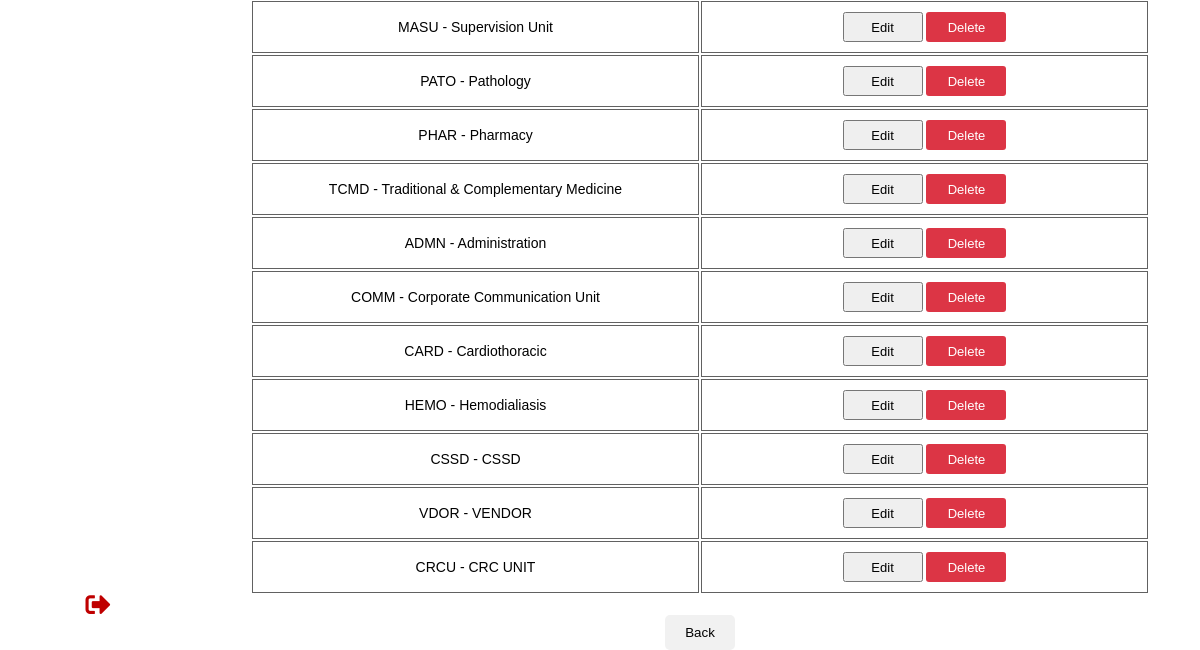
The page /Main/departmentPage.php (lower part) on the database as committed earlier.
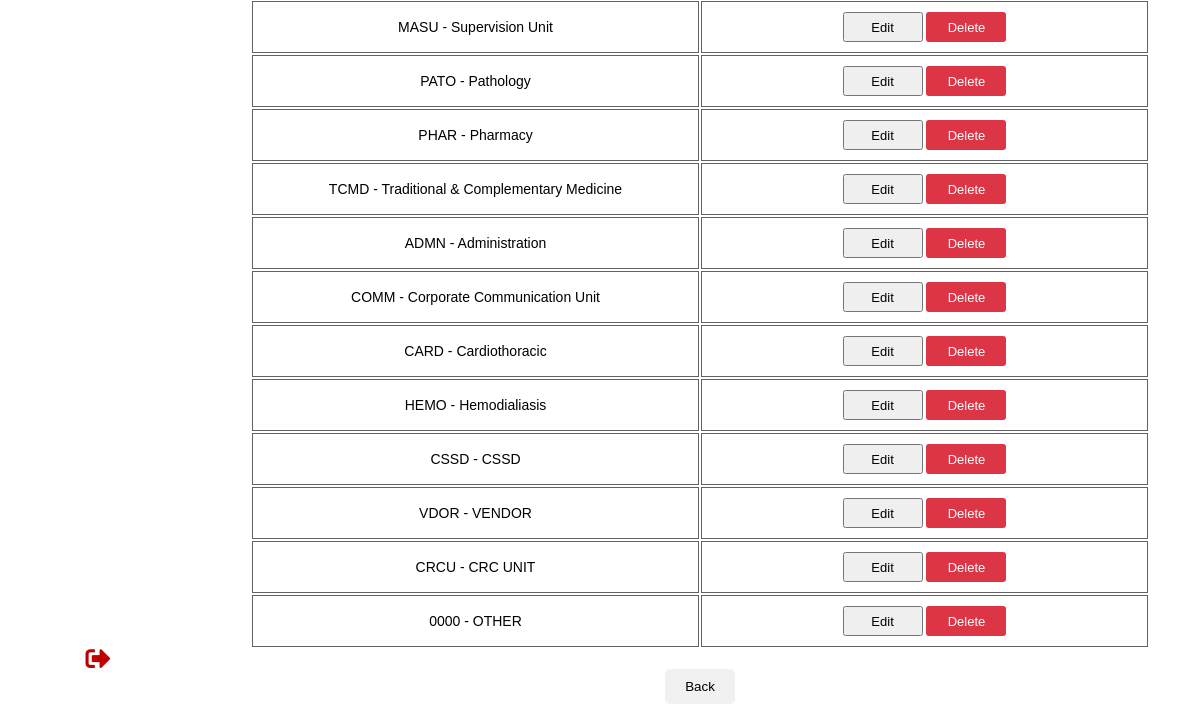
The same page on the database as committed later.
### tables this page shows
CREATE TABLE department (
	department_ID INT NOT NULL AUTO_INCREMENT,
	department_Name VARCHAR (100),
	PRIMARY KEY (department_ID)
);

### Main/departmentPage.php (the view, shortened to what this page needs)
<?php
	include "../iconTab.php";
	include "../sideNav.php";
	include "../connect.php";
?>
<!DOCTYPE html>
<html>
	<body>
		<div class="background"><br><br>
			<center>
				<table id="staff" class="myTable">
			<center>
				<?php
					$sql = "select * from department";
					$result = mysqli_query($connect,$sql);
					if(mysqli_num_rows($result) > 0)
					{
						foreach($result as $row) {
							$dID = $row['department_ID'];
							$dName = $row['department_Name'];
							echo"<tr style='color:black; font-family: Arial, Helvetica, sans-serif;'>";
							echo"<td>$dName</td>";
							echo"<td><input class='custom-button' type='button' onclick='location.href=\"departmentEdit.php?id=$dID\"' value='Edit'> ";
							echo"<input class='delete-button' type='button' onclick='delFunction(\"$dID\")' value='Delete'></td>";
							echo"</tr>";
						}
					}
				?>
			</center>
				</table>
			</center>
		</div>
	</body>
	<div class="button-container">
		<input class="back-button" name="cancel" type="button" value="Back" onclick ='location.href="managePage.php"'>
    </div>
</html>

### iconTab.php (shortened to what this page needs)
<head>
</head>

### sideNav.php (shortened to what this page needs)
<!DOCTYPE html>
<html>
	<head>
		<link rel="stylesheet" href="https://cdnjs.cloudflare.com/ajax/libs/font-awesome/5.15.3/css/all.min.css">
	</head>
	<body>
		<div class="side-nav">
			<br>
			<div class="log-out">
				<a href="../logoutFunction.php"><i class="fas fa-sign-out-alt logout-icon"></i></a>
			</div>
		</div>
	</body>
</html>

### sideNav.php (style rules this page uses)
.side-nav { height: 100%; width: 180px; position: fixed; z-index: 1; top: 0; left: 0; background-color: #fff; overflow-x: hidden; padding-top: 20px; }
.side-nav a { padding: 13px 8px 13px 16px; text-decoration: none; font-size: 15px; font-family: "Helvetica"; color: #000; display: block; position: relative; font-weight: bold; }
.log-out { bottom:10; position: absolute; margin-bottom: 20px; transform: translate(60%, -20%); }
.logout-icon { font-size: 25px; color: #bf0000; padding-left: 25px; }

### Main/departmentPage.php (style rules this page uses)
body { background-image: url("../Images/7.jpg"); background-size: cover; background-position: center; height: 760px; position: relative; margin: 0; margin-left: 200px; }
.myTable { table-layout:fixed ; width: 90% ; background: white; border-radius: 20px 20px 0px 0px; font-family: Verdana, sans-serif; font-size: 14px; color: black; text-align: center; }
.custom-button { font-size: 13px; width: 80px; height: 30px; margin-top: 5px; margin-bottom: 5px; }
.delete-button { font-size: 13px; width: 80px; height: 30px; margin-top: 5px; margin-bottom: 5px; background-color: #dc3545; color: white; border: none; border-radius: 3px; cursor: pointer; }
.button-container { text-align: center; margin-top: 20px; }
.back-button { background-color: #f1f1f1; color: black; border: none; padding: 10px 20px; cursor: pointer; border-radius: 5px; }

Rows that differ between the two databases and show on the page:
added department: department_Name "0000 - OTHER"
